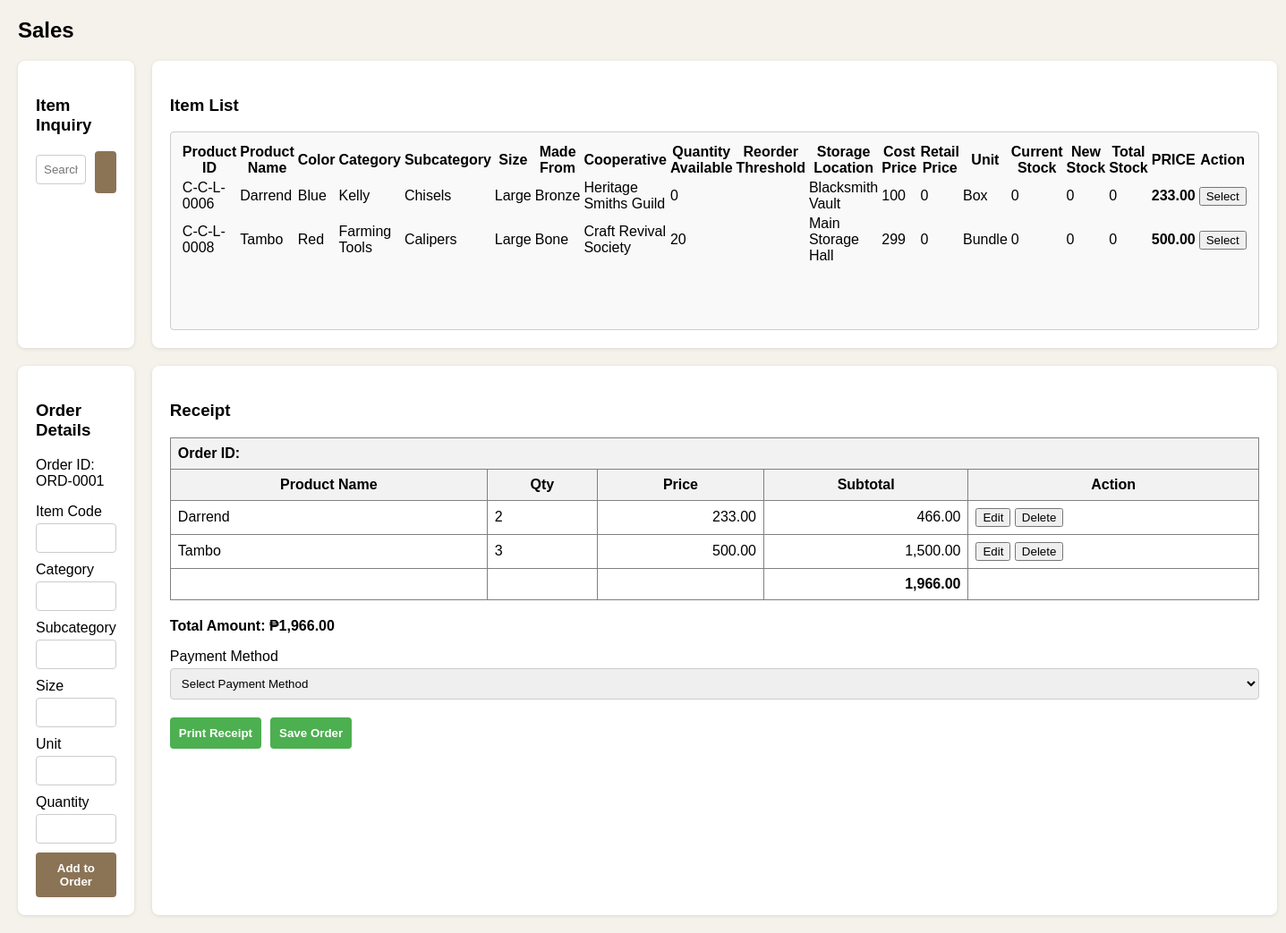
The page /pages/sales.php (signed in) on the database as committed earlier.
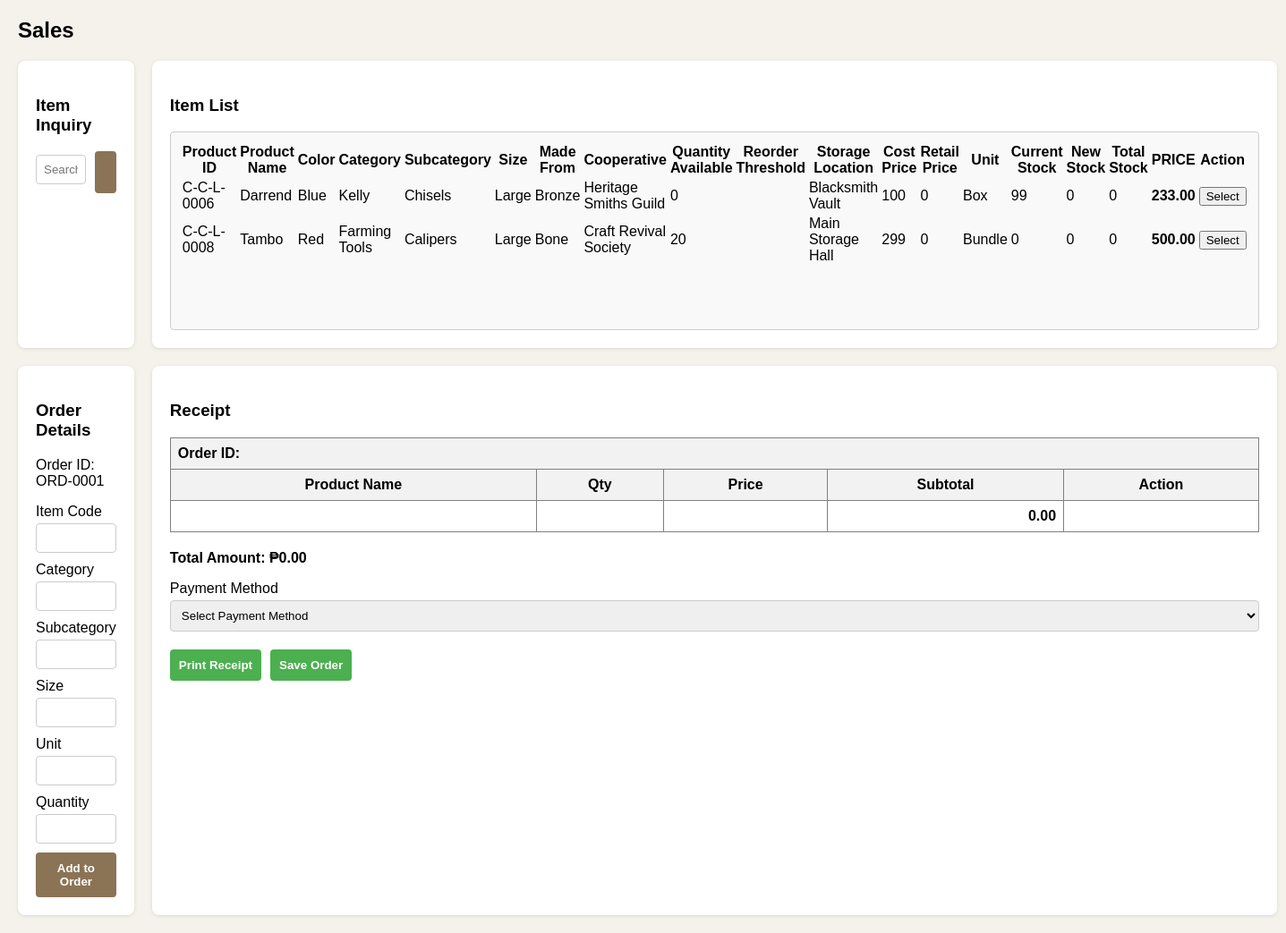
The same page on the database as committed later.
### tables this page shows
CREATE TABLE `tblinventory` (
  `inventory_id` int(11) NOT NULL AUTO_INCREMENT,
  `product_id` varchar(128) DEFAULT '',
  `product_name` varchar(128) DEFAULT '',
  `color` varchar(128) DEFAULT '',
  `categoryid` int(11) DEFAULT 0,
  `subcategoryid` int(11) DEFAULT 0,
  `sizesid` int(11) DEFAULT 0,
  `madefromid` int(11) DEFAULT 0,
  `cooperativeid` int(11) DEFAULT 0,
  `qty_available` double DEFAULT 0,
  `reorder_threshold` varchar(128) DEFAULT '',
  `storageid` int(11) DEFAULT 0,
  `cost_price` double DEFAULT 0,
  `retail_price` double DEFAULT 0,
  `unitid` int(11) DEFAULT 0,
  `created_at` timestamp NOT NULL DEFAULT current_timestamp(),
  `current_stock` double DEFAULT 0,
  `current_stock_date` datetime DEFAULT NULL,
  `new_stock` double DEFAULT 0,
  `new_stock_date` datetime DEFAULT NULL,
  `total_stock` double DEFAULT 0,
  PRIMARY KEY (`inventory_id`)
);

CREATE TABLE `tblcategory` (
  `categoryid` int(11) NOT NULL AUTO_INCREMENT,
  `category` varchar(128) DEFAULT '',
  `is_archived` varchar(128) DEFAULT 'No',
  PRIMARY KEY (`categoryid`)
);

CREATE TABLE `tblsubcategory` (
  `subcategoryid` int(11) NOT NULL AUTO_INCREMENT,
  `subcategory` varchar(128) DEFAULT '',
  `is_archived` varchar(128) DEFAULT 'No',
  PRIMARY KEY (`subcategoryid`)
);

CREATE TABLE `tblsizes` (
  `sizesid` int(11) NOT NULL AUTO_INCREMENT,
  `size` varchar(128) DEFAULT '',
  `is_archived` varchar(128) DEFAULT 'No',
  PRIMARY KEY (`sizesid`)
);

CREATE TABLE `tblmadefrom` (
  `madefromid` int(11) NOT NULL AUTO_INCREMENT,
  `madefrom` varchar(128) DEFAULT '',
  `is_archived` varchar(128) DEFAULT 'No',
  PRIMARY KEY (`madefromid`)
);

CREATE TABLE `tblcooperative` (
  `cooperativeid` int(11) NOT NULL AUTO_INCREMENT,
  `cooperative` varchar(128) DEFAULT '',
  `is_archived` varchar(128) DEFAULT 'No',
  PRIMARY KEY (`cooperativeid`)
);

CREATE TABLE `tblstorage` (
  `storageid` int(11) NOT NULL AUTO_INCREMENT,
  `storage` varchar(128) DEFAULT '',
  `is_archived` varchar(128) DEFAULT 'No',
  PRIMARY KEY (`storageid`)
);

CREATE TABLE `tblunit` (
  `unitid` int(11) NOT NULL AUTO_INCREMENT,
  `unit` varchar(128) DEFAULT '',
  `is_archived` varchar(128) DEFAULT 'No',
  PRIMARY KEY (`unitid`)
);

CREATE TABLE `tmp_order7` (
  `id` int(11) NOT NULL AUTO_INCREMENT,
  `inventory_id` double DEFAULT 0,
  `qty` double DEFAULT 0,
  `puhunan` double DEFAULT 0,
  `price` double DEFAULT 0,
  `order_id` varchar(128) DEFAULT '',
  PRIMARY KEY (`id`)
);

### includes/function.php (called while the page is built, shortened)
<?php
function GetValue($sql_query)
{
    global $db_connection;
    $result = mysqli_query($db_connection, $sql_query);
    $row = mysqli_fetch_array($result);
    return $row[0];
}

### pages/sales_search.php (the view, shortened to what this page needs)
<?php include('../includes/init.php'); is_blocked(); ?>
<table>
    <tr>
        <th>Product ID</th>
        <th>Product Name</th>
        <th>Color</th>
        <th>Category</th>
        <th>Subcategory</th>
        <th>Size</th>
        <th>Made From</th>
        <th>Cooperative</th>
        <th>Quantity Available</th>
        <th>Reorder Threshold</th>
        <th>Storage Location</th>
        <th>Cost Price</th>
        <th>Retail Price</th>
        <th>Unit</th>
        <th>Current Stock</th>
        <th>New Stock</th>
        <th>Total Stock</th>
        <th><b>PRICE</b></th>
        <th>Action</th>
    </tr>
    <?php
    $query = "
        SELECT
            i.product_id,
            i.product_name,
            i.color,
            c.category,
            sc.subcategory,
            s.size,
            mf.madefrom,
            coop.cooperative,
            i.qty_available,
            i.reorder_threshold,
            st.storage,
            i.cost_price,
            i.retail_price,
            u.unit,
            i.current_stock,
            i.new_stock,
            i.total_stock,
            i.inventory_id,
            ip.price AS effective_price
        FROM tblinventory i
        LEFT JOIN tblcategory c ON i.categoryid = c.categoryid
        LEFT JOIN tblsubcategory sc ON i.subcategoryid = sc.subcategoryid
        LEFT JOIN tblsizes s ON i.sizesid = s.sizesid
        LEFT JOIN tblmadefrom mf ON i.madefromid = mf.madefromid
        LEFT JOIN tblcooperative coop ON i.cooperativeid = coop.cooperativeid
        LEFT JOIN tblstorage st ON i.storageid = st.storageid
        LEFT JOIN tblunit u ON i.unitid = u.unitid
        LEFT JOIN tblinventory_prices ip
            ON ip.inventory_id = i.inventory_id
            AND CURDATE() >= ip.effective_date
            AND (ip.effective_date_to IS NULL OR CURDATE() <= ip.effective_date_to)
        WHERE ip.price_id = (
            SELECT MAX(price_id)
            FROM tblinventory_prices
            WHERE inventory_id = i.inventory_id
              AND CURDATE() >= effective_date
              AND (effective_date_to IS NULL OR CURDATE() <= effective_date_to)
        )
    ";
    $query .= " ORDER BY i.product_name ASC LIMIT 0,2";
    $result = mysqli_query($db_connection, $query);
    while ($row = mysqli_fetch_assoc($result)) {
        echo "<tr>
            <td>" . htmlspecialchars($row['product_id']) . "</td>
            <td>" . htmlspecialchars($row['product_name']) . "</td>
            <td>" . htmlspecialchars($row['color']) . "</td>
            <td>" . htmlspecialchars($row['category']) . "</td>
            <td>" . htmlspecialchars($row['subcategory']) . "</td>
            <td>" . htmlspecialchars($row['size']) . "</td>
            <td>" . htmlspecialchars($row['madefrom']) . "</td>
            <td>" . htmlspecialchars($row['cooperative']) . "</td>
            <td>" . htmlspecialchars($row['qty_available']) . "</td>
            <td>" . htmlspecialchars($row['reorder_threshold']) . "</td>
            <td>" . htmlspecialchars($row['storage']) . "</td>
            <td>" . htmlspecialchars($row['cost_price']) . "</td>
            <td>" . htmlspecialchars($row['retail_price']) . "</td>
            <td>" . htmlspecialchars($row['unit']) . "</td>
            <td>" . htmlspecialchars($row['current_stock']) . "</td>
            <td>" . htmlspecialchars($row['new_stock']) . "</td>
            <td>" . htmlspecialchars($row['total_stock']) . "</td>
            <td><b>" . number_format($row['effective_price'], 2) . "</b></td>
            <td>
            <button onclick=\"ajax_fn('pages/sales_add_to_cart.php?effective_price=" . urlencode($row['effective_price']) . "&inventory_id=" . urlencode($row['inventory_id']) . "', 'tmp_tmp');\">
                Select
            </button>
        </td> </tr>";
    }
    ?>
</table>

### pages/sales.php (shortened to what this page needs)
<?php include('../includes/init.php'); is_blocked(); ?>
<?php
$str = "CREATE TABLE " . $_SESSION['tmp_order'] . " (
	`id` int(11) NOT NULL AUTO_INCREMENT,
	`inventory_id` double DEFAULT 0,
	`qty` double DEFAULT 0,
	`puhunan` double DEFAULT 0,
	`price` double DEFAULT 0,
	`order_id` VARCHAR(128) DEFAULT '',
	primary key(`id`) )
ENGINE=InnoDB DEFAULT CHARSET=latin1;";
mysqli_query($db_connection, $str) or die(mysqli_error($db_connection));
?>
<h2>Sales</h2>
<div class="sales-grid">
    <div class="card">
        <h3>Item Inquiry</h3>
        <div class="search-bar">
            <input type="text" id="str" onkeyup="ajax_fn('pages/sales_search.php?str='+document.getElementById('str').value,'inventoryView');" placeholder="Search items..." />
            <button onclick="ajax_fn('pages/sales_search.php?str='+document.getElementById('str').value,'inventoryView');" class="search-icon"><i class="fas fa-search"></i></button>
        </div>
    </div>
    <div class="card">
        <h3>Item List</h3>
        <div class="inventory-box" id="inventoryView"><?php include('sales_search.php'); ?></div>
    </div>
    <div class="card" id="tmp_tmp">
        <h3>Order Details</h3>
        <p>Order ID: <span id="currentOrderId">ORD-0001</span></p>
        <div class="form-group">
            <label>Item Code</label>
            <input type="text" id="salesItemCode" readonly />
            <label>Category</label>
            <input type="text" id="salesItemCode" readonly />
            <label>Subcategory</label>
            <input type="text" id="salesItemCode" readonly />
            <label>Size</label>
            <input type="text" id="salesItemCode" readonly />
            <label>Unit</label>
            <input type="text" id="salesItemCode" readonly />
            <label>Quantity</label>
            <input type="number" id="salesQuantity" />
            <button class="btn brown" onclick="addToOrder()">Add to Order</button>
        </div>
    </div>
    <div class="card">
        <h3>Receipt</h3>
        <div id="orderItems">
            <?php include('sales_order_it.php'); ?>
        </div>
    </div>
</div>

### pages/sales_order_it.php (shortened to what this page needs)
<?php include('../includes/init.php');
is_blocked(); ?>
<?php
$table = mysqli_real_escape_string($db_connection, $_SESSION['tmp_order']);
$order_id = isset($_POST['order_id']) ? $_POST['order_id'] : '';
echo '
<table border="1" cellpadding="8" cellspacing="0" style="width: 100%; border-collapse: collapse; margin-bottom: 20px;">
    <thead style="background-color: #f2f2f2;">
        <tr>
            <th colspan="5" style="text-align: left;">Order ID: ' . htmlspecialchars($order_id) . '</th>
        </tr>
        <tr>
            <th>Product Name</th>
            <th>Qty</th>
            <th>Price</th>
            <th>Subtotal</th>
            <th>Action</th>
        </tr>
    </thead>
    <tbody>';
$rs = mysqli_query($db_connection, "SELECT * FROM `$table`");
$tot = 0;
while ($rw = mysqli_fetch_array($rs)) {
    $pname = GetValue('SELECT product_name FROM tblinventory WHERE inventory_id=' . $rw['inventory_id']);
    $sub = $rw['qty'] * $rw['price'];
    $tot += $sub;
    echo '<tr>
            <td>' . htmlspecialchars($pname) . '</td>
            <td><span id="tmp_p' . $rw['id'] . '">' . htmlspecialchars($rw['qty']) . '</span></td>
            <td style="text-align:right;">' . number_format((float)$rw['price'], 2) . '</td>
            <td   style="text-align:right;">' . number_format((float)$sub, 2) . '</td>
            <td>
             <button onclick="ajax_fn(\'pages/sales_order_it_edit?qty=' . $rw['qty'] . '&id=' . $rw['id'] . '\', \'tmp_p' . $rw['id'] . '\');">Edit</button>
            <button onclick="ajax_fn(\'pages/sales_order_it.php?del&id=' . $rw['id'] . '\',\'orderItems\');">Delete</button></td>
        </tr>';
}
echo '
        <tr>
        <td></td>
        <td></td>
        <td></td>
        <td   style="text-align:right;"><b>' . number_format((float)$tot, 2) . '</b></td>
        <td></td>
        </tr>
        ';
echo '</tbody>
</table>';
?>
<div class="receipt-summary">
    <p><strong>Total Amount: ₱<span id="totalAmount"><?php echo number_format((float)$tot, 2); ?></span></strong></p>
    <label>Payment Method</label>
    <select id="payment_method">
        <option value="">Select Payment Method</option>
    </select>
    <div class="button-group">
        <button class="btn green" onclick="openCustom('pages/sales_receipt',700,700)">Print Receipt</button>
        <button class="btn green" onclick="saveOrder()">Save Order</button>
    </div>
</div>

### pages/sales.php (style rules this page uses)
.sales-grid { display: grid; grid-template-columns: 1fr 1fr; gap: 20px; }
.card { background: #fff; padding: 20px; border-radius: 8px; box-shadow: 0 1px 4px rgba(0, 0, 0, 0.1); }
input, select { width: 100%; padding: 8px; margin-top: 4px; margin-bottom: 10px; border: 1px solid #ccc; border-radius: 4px; }
.form-group { display: flex; flex-direction: column; }
.inventory-box { border: 1px solid #ccc; height: 200px; overflow-y: auto; background: #f9f9f9; padding: 10px; border-radius: 4px; }
.btn { padding: 10px; border: none; border-radius: 4px; font-weight: bold; cursor: pointer; }
.btn.green { background-color: #4CAF50; color: white; }
.btn.brown { background-color: #8b7355; color: white; }
.button-group { display: flex; gap: 10px; margin-top: 10px; }
.search-bar { display: flex; gap: 10px; }
.search-bar input { flex: 1; }
.search-icon { background-color: #8b7355; color: white; border: none; padding: 8px 12px; border-radius: 4px; cursor: pointer; }

Rows that differ between the two databases and show on the page:
removed tmp_order7: inventory.product_name "Darrend", qty "2", price "233.00", sub "466.00"
removed tmp_order7: inventory.product_name "Tambo", qty "3", price "500.00", sub "1,500.00"
changed tblinventory "Darrend": current_stock "0" → "99"
Other text that changed with them:
$tot: "1,966.00" → "0.00"
